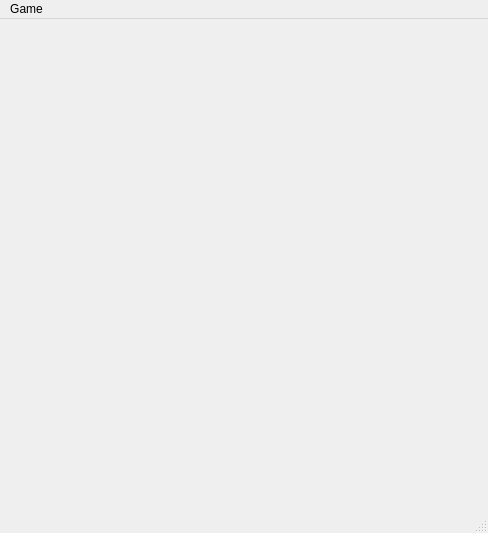
<?xml version="1.0" encoding="UTF-8"?>
<ui version="4.0">
 <class>MainWindow</class>
 <widget class="QMainWindow" name="MainWindow">
  <property name="geometry">
   <rect>
    <x>0</x>
    <y>0</y>
    <width>488</width>
    <height>533</height>
   </rect>
  </property>
  <property name="windowTitle">
   <string>Sudoku Game</string>
  </property>
  <widget class="QWidget" name="centralwidget">
   <widget class="QWidget" name="gridLayoutWidget">
    <property name="geometry">
     <rect>
      <x>10</x>
      <y>10</y>
      <width>471</width>
      <height>471</height>
     </rect>
    </property>
    <layout class="QGridLayout" name="grid_Layout"/>
   </widget>
  </widget>
  <widget class="QStatusBar" name="statusbar"/>
  <widget class="QMenuBar" name="menuBar">
   <property name="geometry">
    <rect>
     <x>0</x>
     <y>0</y>
     <width>488</width>
     <height>22</height>
    </rect>
   </property>
   <widget class="QMenu" name="menuGame">
    <property name="title">
     <string>Game</string>
    </property>
    <addaction name="separator"/>
    <addaction name="menu_newgame"/>
    <addaction name="menu_openfile"/>
   </widget>
   <addaction name="menuGame"/>
  </widget>
  <action name="menu_newgame">
   <property name="text">
    <string>NewGame</string>
   </property>
  </action>
  <action name="menu_openfile">
   <property name="text">
    <string>OpenFile</string>
   </property>
  </action>
 </widget>
 <resources/>
 <connections/>
</ui>
